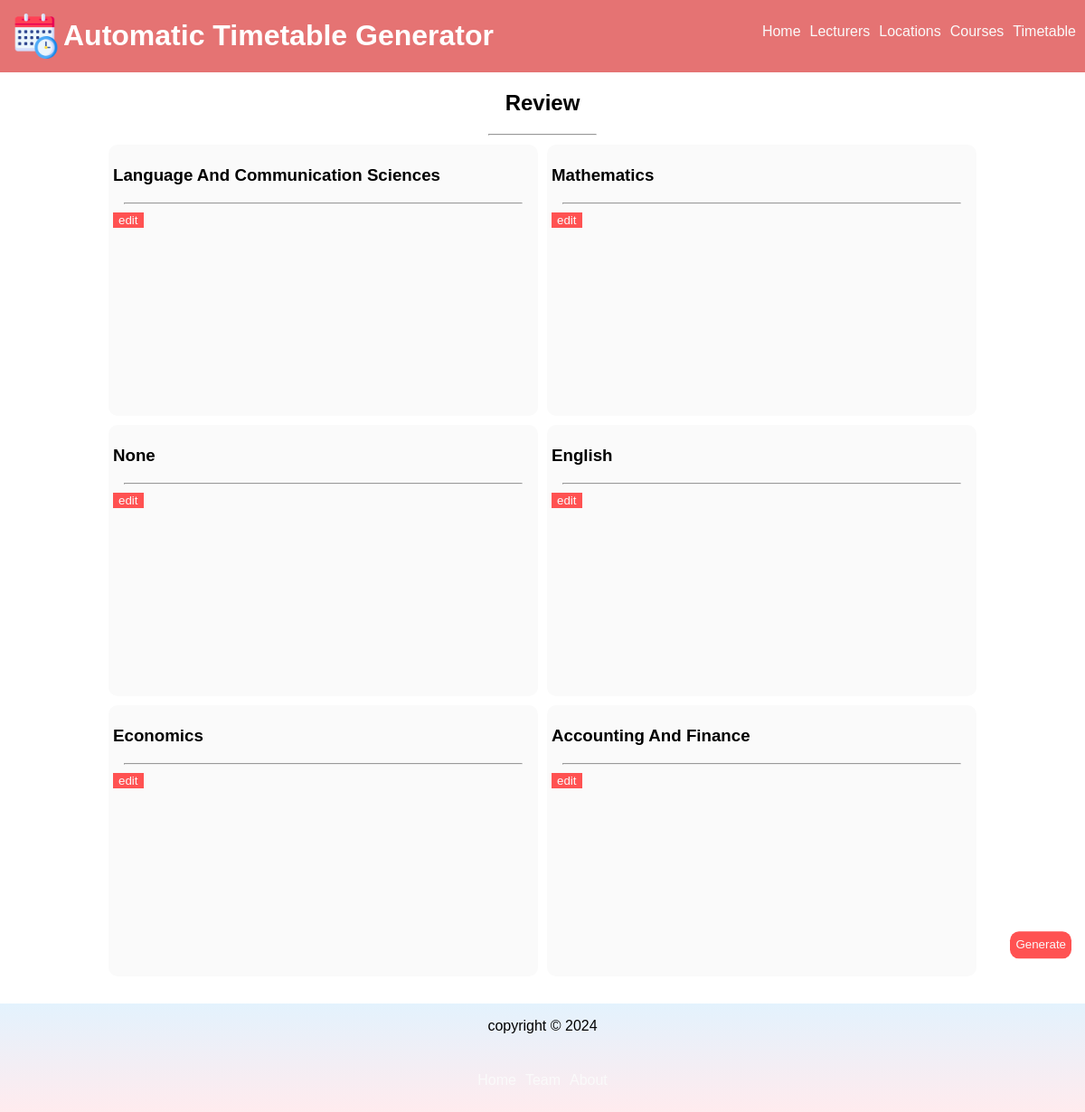
/select/none/viewselected, run on an earlier commit of the app's database.
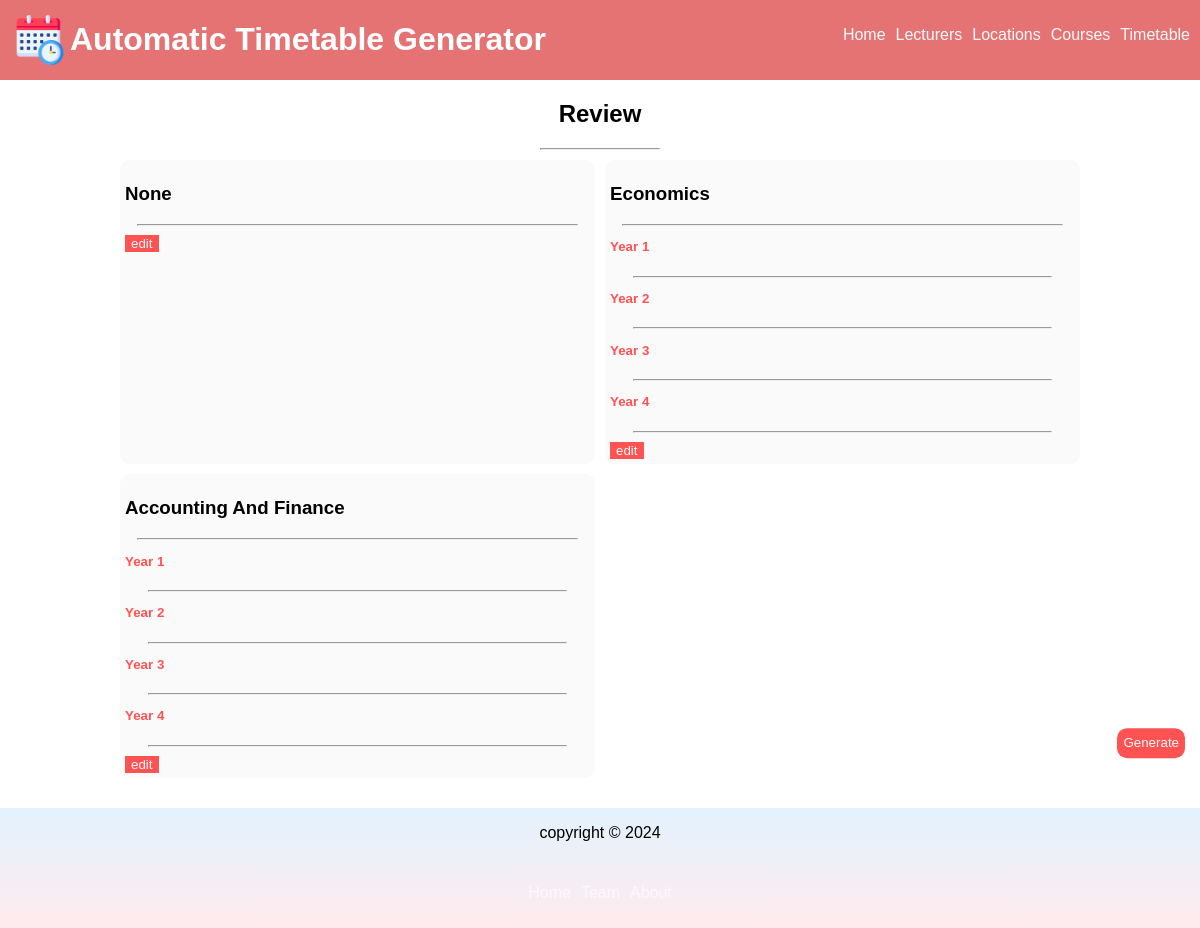
And on a later commit of the database.
### webversion/models.py (models this page shows, shortened)
class Department(models.Model):
    name = models.CharField(max_length=255, null=True)
    code = models.CharField(max_length=50, null=True)
    college = models.CharField(max_length=255, null=True)
    max_yg = models.PositiveSmallIntegerField(default=4, null=True)

### webversion/views.py (the view)
# urls.py: path("select/<str:college>/viewselected", views.viewSelected, name="viewSelected"),
def viewSelected(request, college):
    template = loader.get_template("vscourses.html")
    courses = Course.objects.all()
    departments = Department.objects.filter(college=college)
    year_groups = [i for i in range(1,20+1)]
    temp_list =[]
    for x in courses:
        if x.id in selected_courses:
            temp_list.append(x)
    print(temp_list)
    context = {
        "y_gs": year_groups, "college":college, "departments": departments, "list":temp_list, "college":college
    }
    return HttpResponse(template.render(context, request))

### webversion/Templates/vscourses.html (shortened to what this page needs)
{% extends 'main.html' %}
{% block content %}
<div class="viewselected">
    <h2>review</h2>
    <hr width="10%">
    <div class="top">
       {% for department in departments %}
       <div class="big">
        <h3>{{ department.name }}</h3>
        <hr width="95%">
            {% for year_group in y_gs %}
            {% if department.max_yg >= year_group %}
            <a href="/select/{{department.college}}/{{department.name}}/{{year_group}}">
                <p id="smallertext">Year {{year_group}}</p>
            </a>
            <hr width="90%">
            {% endif %}
            {% endfor %}
            <a href="/select/{{department.college}}/{{department.name}}/{{department.max_yg}}"><button type="button" id="editselected">edit</button></a>
       </div>
       {% endfor %}
    </div>
    <div class="bottom">
        <form>
            <button type="submit" id="generate" formmethod="post" formaction="/generate-timetable/{{college}}">
                Generate
            </button>
        </form>
    </div>
</div>
{% endblock %}

What changed in the data, as far as the page shows it:
no longer on this page (row edited): Department: name "Language And Communication Sciences"
no longer on this page (row edited): Department: name "Mathematics"
no longer on this page (row edited): Department: name "English"
changed Department "Economics": max_yg empty → 4 (drawn)
changed Department "Accounting And Finance": max_yg empty → 4 (drawn)
Also different on the page:
new list line: "Year 1"
new list line: "Year 2"
new list line: "Year 3"
new list line: "Year 4"
